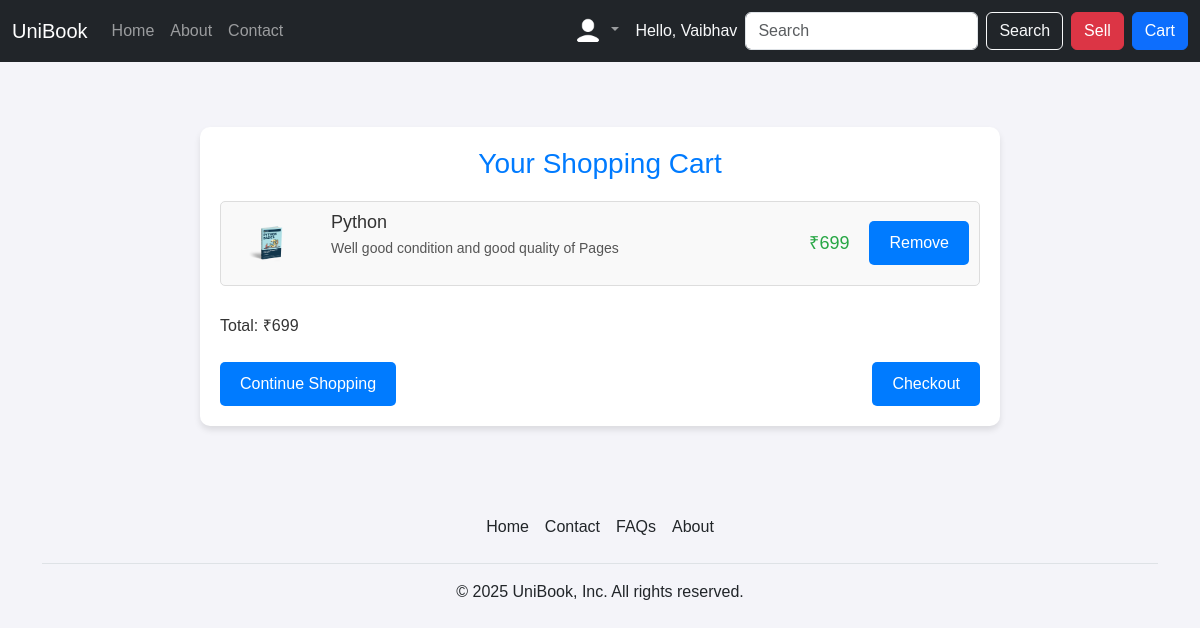
Page /cart (signed in) on the committed database.
### home/models.py (models this page shows, shortened)
class CartItem(models.Model):
    user = models.ForeignKey(User, on_delete=models.CASCADE)
    product = models.ForeignKey(Product, on_delete=models.CASCADE)
    quantity = models.PositiveIntegerField(default=1)

class Product(models.Model):
    product_id = models.AutoField
    product_category = models.CharField(max_length=50)
    title = models.CharField(max_length=50)
    desc = models.CharField(max_length=500)
    price = models.IntegerField()
    image1 = models.ImageField(upload_to="images/")
    image2 = models.ImageField(upload_to="images/")
    image3 = models.ImageField(upload_to="images/")
    mobile = models.CharField(max_length=12, default="")
    location = models.CharField(max_length=500)
    user = models.CharField(max_length=10, default="")
    date = models.DateField()

### home/views.py (the view)
# urls.py: path('cart', views.cart, name='cart'),
def cart(request):
    if request.user.is_anonymous:
        return redirect('/login')
    cart_items = CartItem.objects.filter(user=request.user)
    total_price = sum(item.product.price * item.quantity for item in cart_items)
    context = {
        'cart_items': cart_items,
        'total_price': total_price
    }
    return render(request, 'cart.html', context)

### templates/cart.html (shortened to what this page needs)
{% extends 'base.html' %}
{% block body %}
{% load static %}
</head>
<body>
  <div class="container">
    <h1>Your Shopping Cart</h1>
    {% if cart_items %}
      {% for item in cart_items %}
        <div class="cart-item">
          <img src="/media/{{ item.product.image1 }}" alt="{{ item.product.title }}">
          <div class="cart-item-details">
            <h3>{{ item.product.title }}</h3>
            <p>{{ item.product.desc }}</p>
          </div>
          <div class="cart-item-price">₹{{ item.product.price }}</div>
          <form method="post" action="{% url 'remove_from_cart' item.id %}">
            <button type="submit" class="button">Remove</button>
          </form>
        </div>
      {% endfor %}
      <div>
        <p class="price">Total: ₹{{ total_price }}</p>
        <div class="checkout-buttons">
          <form method="post" action="{% url 'home' %}">
            <button type="submit" class="button">Continue Shopping</button>
          </form>
          <a href="/checkout" class="button">Checkout</a>
        </div>
      </div>
    {% else %}
      <p>Your cart is empty.</p>
    {% endif %}
  </div>
</body>
</html>
{% endblock %}

### templates/base.html (shortened to what this page needs)
<!DOCTYPE html>
<html lang="en">
  <head>
    <link href="https://cdn.jsdelivr.net/npm/bootstrap@5.3.3/dist/css/bootstrap.min.css" rel="stylesheet" />
  </head>
  <body>
    <nav class="navbar navbar-expand-lg navbar-dark bg-dark">
      <div class="container-fluid">
        <a class="navbar-brand" href="#">UniBook</a>
        <div class="collapse navbar-collapse" id="navbarSupportedContent">
          <ul class="navbar-nav me-auto mb-2 mb-lg-0">
            <li class="nav-item">
              <a class="nav-link" href="/">Home</a>
            </li>
            <li class="nav-item">
              <a class="nav-link" href="/about">About</a>
            </li>
            <li class="nav-item">
              <a class="nav-link" href="/contact">Contact</a>
            </li>
          </ul>
          {% if request.user.is_authenticated %}
          <ul class="navbar-nav">
            <li class="nav-item dropdown">
              <a class="nav-link dropdown-toggle" href="#" role="button" data-bs-toggle="dropdown" aria-expanded="false">
                <img src="/static/img/usericon.png" alt="Dropdown Icon" class="rounded-circle" width="30" height="30" style="filter: invert(1) brightness(2);">
              </a>
            </li>
          </ul>
          <a class="text-light mx-2 text-decoration-none" href="#">Hello, {{ request.user.first_name }}</a>
          {% endif %}
          <form class="d-flex" role="search">
            <input class="form-control me-2" type="search" placeholder="Search" aria-label="Search" />
            <button class="btn btn-outline-light" type="submit">Search</button>
          </form>
          <div class="mx-2">
            <a class="btn btn-danger" href="/sell">Sell</a>
          </div>
          <div class="mx-0">
            <a class="btn btn-primary" href="/carts">Cart</a>
          </div>
        </div>
      </div>
    </nav>
    {% block body %}
    {% endblock %}
    <footer class="py-3 my-4">
      <div class="container-sm">
        <ul class="nav justify-content-center border-bottom pb-3 mb-3">
          <li class="nav-item"><a href="/" class="nav-link px-2 text-dark font-weight-bold">Home</a></li>
          <li class="nav-item"><a href="/contact" class="nav-link px-2 text-dark font-weight-bold">Contact</a></li>
          <li class="nav-item"><a href="#" class="nav-link px-2 text-dark font-weight-bold">FAQs</a></li>
          <li class="nav-item"><a href="/about" class="nav-link px-2 text-dark font-weight-bold">About</a></li>
        </ul>
        <p class="text-center text-dark font-weight-bold">© 2025 UniBook, Inc. All rights reserved.</p>
      </div>
    </footer>
  </body>
</html>

### templates/cart.html (style rules this page uses)
* { margin: 0; padding: 0; box-sizing: border-box; }
body { font-family: Arial, sans-serif; background-color: #f4f4f9; color: #333; }
.container { max-width: 800px; margin: 65px auto; padding: 20px; background-color: #fff; border-radius: 10px; box-shadow: 0 4px 6px rgba(0, 0, 0, 0.1); }
h1 { font-size: 28px; color: #007bff; text-align: center; margin-bottom: 20px; }
.cart-item { display: flex; justify-content: space-between; align-items: center; margin-bottom: 20px; padding: 10px; border: 1px solid #ddd; border-radius: 5px; background-color: #f9f9f9; }
.cart-item img { max-width: 80px; height: auto; border-radius: 5px; }
.cart-item-details { flex: 1; margin-left: 20px; }
.cart-item-details h3 { font-size: 18px; margin-bottom: 5px; }
.cart-item-details p { font-size: 14px; color: #555; }
.cart-item-price { font-size: 18px; color: #28a745; margin-right: 20px; }
.button { padding: 10px 20px; font-size: 16px; color: white; background-color: #007bff; border: none; border-radius: 5px; cursor: pointer; text-decoration: none; }
.checkout-buttons { display: flex; justify-content: space-between; }
.price { padding: 8px 0px; }

### rows in the picture
CartItem: product.image1 (picture), product "Python", product.desc "Well good condition and good quality of Pages", product.price "699"

### other values in the picture
{{ request.user.first_name }} "Vaibhav"
{{ total_price }} "699"
